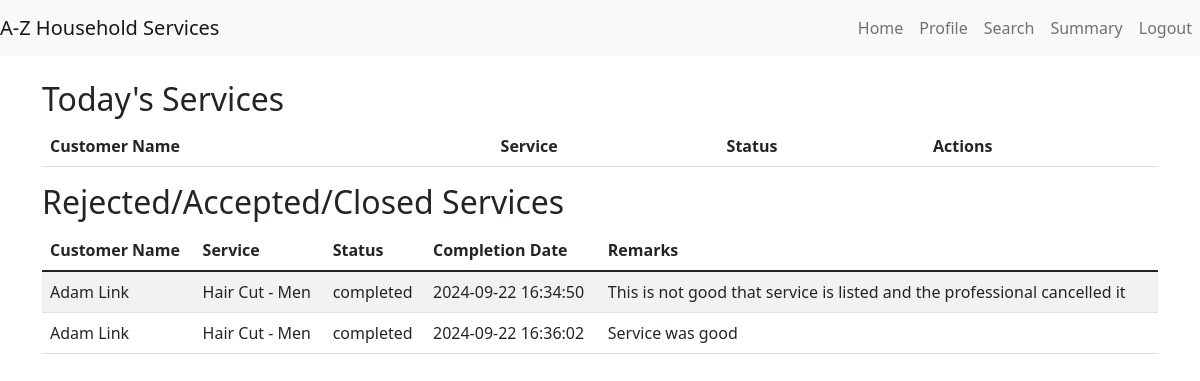
The page /professional/dashboard (signed in) on the database as committed earlier.
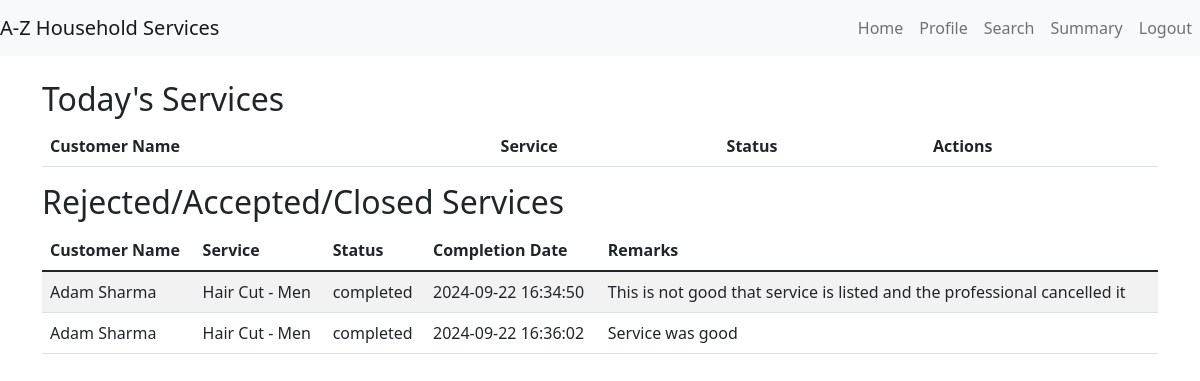
The same page on the database as committed later.
### models.py (models this page shows, shortened)
class CustomerProfile(db.Model):
    __tablename__ = 'customer_profiles'
    id = db.Column(db.Integer, primary_key=True)
    user_id = db.Column(db.Integer, db.ForeignKey('users.id'))
    full_name = db.Column(db.String(100), nullable=False)
    address = db.Column(db.String(200),nullable=False)
    pin_code = db.Column(db.String(6), nullable=False)

### app.py (the view)
@app.route('/professional/dashboard')
def professional_dashboard():
    if 'user_id' in session:
        professional_id = session['user_id']
        service_requests = ServiceRequest.query.filter_by(professional_id=professional_id,service_status='requested').all()
        service_requests_closed = ServiceRequest.query.filter(ServiceRequest.professional_id==professional_id,ServiceRequest.service_status != 'requested').all()
        serviceIdList = []
        for request in service_requests:
            serviceIdList.append(request.service_id)
        services = Service.query.filter(Service.id.in_(serviceIdList)).all()
        cust_dict = {}
        service_dict = {}
        for service in Service.query.all():
            service_dict[service.id] = service
        for cust in CustomerProfile.query.all():
            cust_dict[cust.user_id] = cust
        return render_template('professional_dashboard.html', service_requests=service_requests, services=services,cust_dict=cust_dict,service_dict=service_dict,service_requests_closed=service_requests_closed)
    return redirect(url_for('login'))

### app.py (called while the page is built)
@app.before_request
def create_tables():
    global first_request
    if first_request:
        db.create_all()
        first_request = False

### templates/professional_dashboard.html (shortened to what this page needs)
{% extends "base.html" %}
{% block content %}
<h2>Today's Services</h2>
<table class="table table-striped">
    <thead>
        <tr>
            <th>Customer Name</th>
            <th>Service</th>
            <th>Status</th>
            <th>Actions</th>
        </tr>
    </thead>
</table>
<h2>Rejected/Accepted/Closed Services</h2>
<table class="table table-striped">
    <thead>
        <tr>
            <th>Customer Name</th>
            <th>Service</th>
            <th>Status</th>
            <th>Completion Date</th>
            <th>Remarks</th>
        </tr>
    </thead>
    <tbody>
        {% for service_request_closed in service_requests_closed %}
        <tr>
            <td>{{ cust_dict[service_request_closed.customer_id].full_name }}</td>
            <td>{{ service_dict[service_request_closed.service_id].name }}</td>
            <td>{{ service_request_closed.service_status }}</td>
            <td>{{ service_request_closed.date_of_completion if service_request_closed.date_of_completion else "" }}</td>
            <td>{{ service_request_closed.remarks if service_request_closed.date_of_completion else "" }}</td>
        </tr>
        {% endfor %}
    </tbody>
</table>
{% endblock %}

Rows that differ between the two databases and show on the page:
changed CustomerProfile: full_name "Adam Link" → "Adam Sharma"
